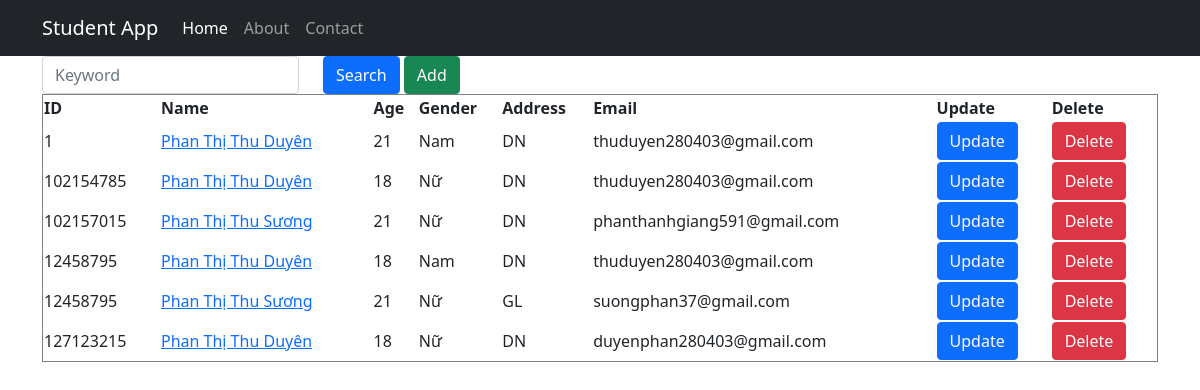
The page / on the database its author committed.
### students/models.py (models this page shows, shortened)
class Student(models.Model):
    code = models.TextField(max_length=10)
    name = models.TextField(max_length=255)
    address = models.TextField(blank=True, null=True)
    age = models.IntegerField(default=25)
    gender = models.BooleanField(default=False)
    email = models.EmailField(blank=True, null=True)
    department = models.ForeignKey(Department,
                                    on_delete=models.CASCADE,
                                    blank=True,
                                    null=True,
    )
    def get_absolute_url(self):
        return reverse("detail" , kwargs={'id':self.id})

### pages/views.py (the view)
# urls.py: path('', home_view , name='home'),
def home_view(request):
    keyword = request.GET.get('keyword')
    if keyword:
        queryset = Student.objects.filter(code__icontains=keyword)
    else:
        queryset = Student.objects.all()
    context = {
        'keyword': keyword,
        'students' : queryset.order_by('code'),
    }
    return render(request , 'students/list.html' , context)

### templates/students/list.html (shortened to what this page needs)
{% extends 'base.html' %}
{% block content %}
<form class = 'form' method ='GET'>
  <div class="row">
      <div class="col-auto">
          <input class="form-control"
              type="text"
              name="keyword"
              placeholder="Keyword"
              value="{{ keyword | default:'' }}" />
      </div>
      <div class="col-auto">
          <input type="submit"
              class="btn btn-primary"
              value="Search" />
          <a href="{% url 'create' %}" class="btn btn-success" >Add</a>
      </div>
  </div>
</form>
<form class = 'form' method =''>{% csrf_token %}
    <table width='100%' border='1px solid black'>
      <tr >
          <th >ID</th>
          <th >Name</th>
          <th >Age</th>
          <th >Gender</th>
          <th >Address</th>
          <th >Email</th>
          <th >Update</th>
          <th >Delete</th>
        </tr>
        {% for student in students %}
        <tr border='1px solid black'>
            <td >{{ student.code }}</td>
            <td ><a href="{{student.get_absolute_url}}" >{{student.name}}</a></td>
            <td >{{ student.age }}</td>
            {% if student.gender == False%}
                <td >Nữ</td>
            {%else%}
                <td >Nam</td>
            {% endif %}
            <td >{{ student.address }}</td>
            <td >{{ student.email }}</td>
            <td ><a href="{% url 'update' student.id %}" class="btn btn-primary">Update</a></td>
            <td ><a href="{% url 'delete' student.id %}" class="btn btn-danger">Delete</a></td>
        </tr>
        {% endfor %}
      </table>
</form>
{% endblock %}

### templates/base.html (shortened to what this page needs)
<!DOCTYPE html>
<html lang="en">
<head>
        <link href="https://cdn.jsdelivr.net/npm/bootstrap@5.1.3/dist/css/bootstrap.min.css"
        rel="stylesheet"
>
</head>
<body>
    {% include "navbar.html" %}
    <div class="container">
    {% block content %} replace me {% endblock%}
    </div>
</body>
</html>

### templates/navbar.html (shortened to what this page needs)
<nav class="navbar navbar-expand-lg navbar-dark bg-dark">
    <div class="container">
        <a class="navbar-brand" href="#">Student App</a>
        <div class="collapse navbar-collapse"
            id="navbarSupportedContent">
            <ul class="navbar-nav me-auto mb-2 mb-lg-0">
                <li class="nav-item">
                    <a class="nav-link active" aria-current="page" href="/">Home</a>
                </li>
                <li class="nav-item">
                    <a class="nav-link" href="/about">About</a>
                </li>
                <li class="nav-item">
                    <a class="nav-link" href="/contact">Contact</a>
                </li>
            </ul>
        </div>
    </div>
</nav>

### rows shown on the page
Student: code "1", name "Phan Thị Thu Duyên", age "21", gender "Nam", address "DN", email "thuduyen280403@gmail.com"
Student: code "102154785", name "Phan Thị Thu Duyên", age "18", gender "Nữ", address "DN", email "thuduyen280403@gmail.com"
Student: code "102157015", name "Phan Thị Thu Sương", age "21", gender "Nữ", address "DN", email "phanthanhgiang591@gmail.com"
Student: code "12458795", name "Phan Thị Thu Duyên", age "18", gender "Nam", address "DN", email "thuduyen280403@gmail.com"
Student: code "12458795", name "Phan Thị Thu Sương", age "21", gender "Nữ", address "GL", email "suongphan37@gmail.com"
Student: code "127123215", name "Phan Thị Thu Duyên", age "18", gender "Nữ", address "DN", email "duyenphan280403@gmail.com"
